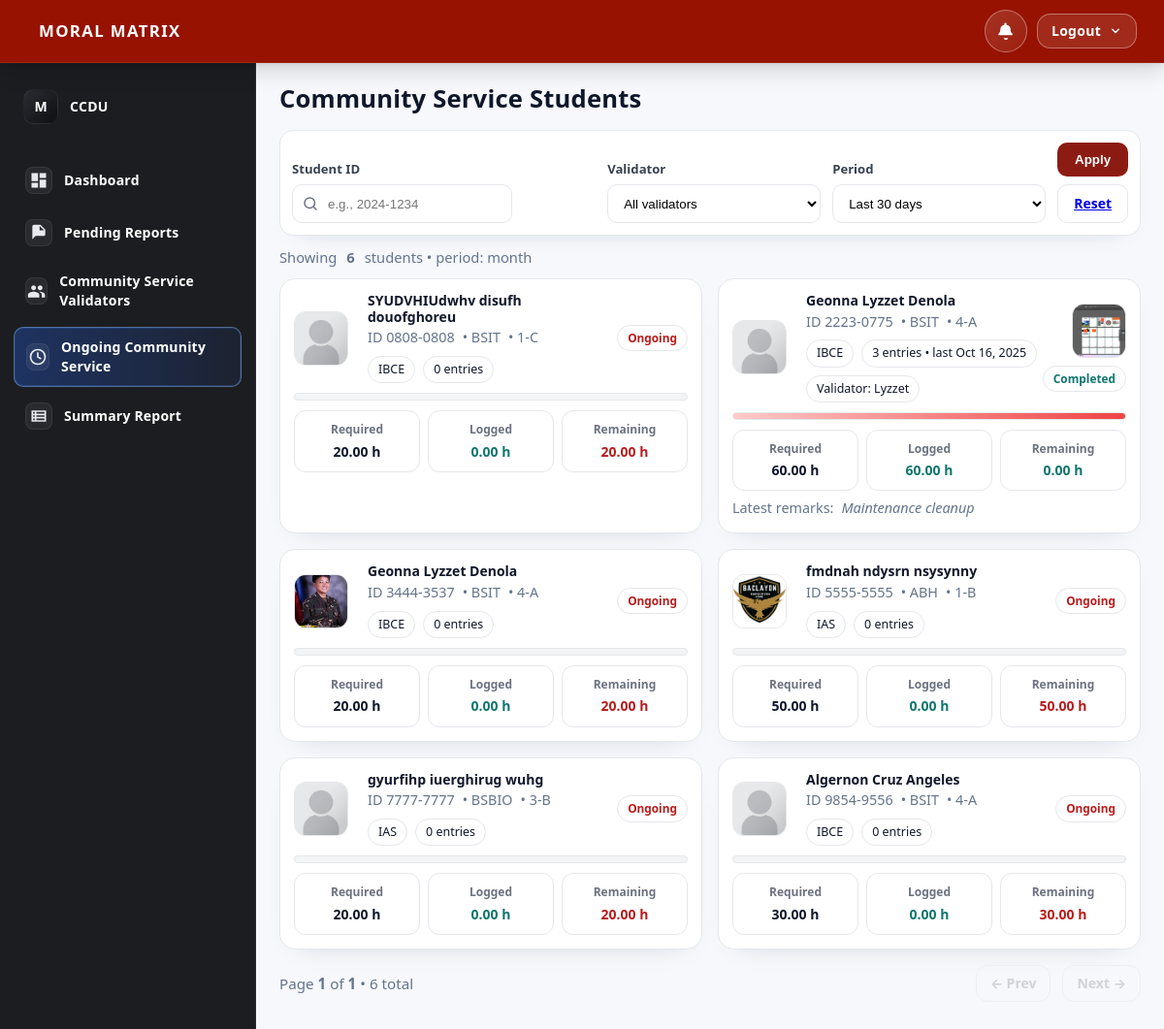
Page /ccdu/community_service.php (signed in) on the committed database.
### tables this page shows
CREATE TABLE `student_account` (
  `record_id` int(11) NOT NULL,
  `student_id` varchar(50) NOT NULL,
  `first_name` varchar(50) NOT NULL,
  `middle_name` varchar(50) NOT NULL,
  `last_name` varchar(50) NOT NULL,
  `mobile` varchar(15) NOT NULL,
  `email` varchar(50) NOT NULL,
  `photo` varchar(255) DEFAULT NULL,
  `institute` varchar(255) DEFAULT NULL,
  `course` varchar(255) DEFAULT NULL,
  `level` int(11) DEFAULT NULL,
  `section` varchar(50) DEFAULT NULL,
  `guardian` varchar(50) DEFAULT NULL,
  `guardian_mobile` varchar(15) DEFAULT NULL,
  `created_at` timestamp NOT NULL DEFAULT current_timestamp(),
  `updated_at` timestamp NOT NULL DEFAULT current_timestamp() ON UPDATE current_timestamp(),
  `change_pass` tinyint(1) DEFAULT 1
);

CREATE TABLE `community_service_entries` (
  `entry_id` int(11) NOT NULL,
  `student_id` varchar(20) NOT NULL,
  `violation_id` int(11) DEFAULT NULL,
  `validator_id` int(11) DEFAULT NULL,
  `hours` decimal(5,2) NOT NULL,
  `remarks` varchar(255) DEFAULT NULL,
  `comment` text DEFAULT NULL,
  `photo_paths` text DEFAULT NULL,
  `service_date` date DEFAULT curdate(),
  `created_at` datetime DEFAULT current_timestamp()
);

CREATE TABLE `validator_account` (
  `validator_id` int(11) NOT NULL,
  `v_username` varchar(50) NOT NULL,
  `v_password` varchar(255) NOT NULL,
  `created_at` datetime DEFAULT current_timestamp(),
  `expires_at` datetime NOT NULL,
  `active` tinyint(1) DEFAULT 1,
  `email` varchar(50) NOT NULL,
  `validator_type` enum('inside','outside') NOT NULL DEFAULT 'inside',
  `designation` varchar(100) DEFAULT NULL
);

### ccdu/community_service.php (the view, shortened to what this page needs)
<?php
$conn = new mysqli(
  $database_settings['servername'],
  $database_settings['username'],
  $database_settings['password'],
  $database_settings['dbname']
);
$studentFilter = isset($_GET['student_id']) ? trim($_GET['student_id']) : '';
$validatorId   = isset($_GET['validator_id']) ? (int)$_GET['validator_id'] : 0;
$period        = isset($_GET['period']) ? strtolower(trim($_GET['period'])) : 'month';
$page    = isset($_GET['page']) ? max(1, (int)$_GET['page']) : 1;
$perPage = isset($_GET['per_page']) ? max(1, min(48, (int)$_GET['per_page'])) : 6;
$today = new DateTime('today');
switch ($period) {
  case 'month':
  default:      $startDate = (clone $today)->modify('-30 days'); break;
}
$hasEntries = false;
if ($res = $conn->query("SHOW TABLES LIKE 'community_service_entries'")) {
  $hasEntries = ($res->num_rows > 0);
}
function evidence_url_ccdu(string $p): string {
  $p = trim($p);
  $p = ltrim($p, '/');
  if (strpos($p, 'uploads/') === 0) return '../validator/' . $p;
  return '../validator/uploads/' . $p;
}
function student_profile_url(array $student): string {
  $file = !empty($student['photo']) ? $student['photo'] : 'placeholder.png';
  $fs   = __DIR__ . '/../admin/uploads/' . $file;
  return is_file($fs) ? ('../admin/uploads/' . $file) : '../admin/uploads/placeholder.png';
}
function compute_required_hours(mysqli $conn, string $student_id): float {
  $hasStatus = false;
  if ($r = $conn->query("SHOW COLUMNS FROM student_violation LIKE 'status'")) { $hasStatus = ($r->num_rows > 0); $r->close(); }
  $sql = "SELECT offense_category FROM student_violation WHERE student_id = ? ";
  if ($hasStatus) $sql .= "AND LOWER(status) NOT IN ('void','voided','canceled','cancelled') ";
  $sql .= "ORDER BY reported_at ASC, violation_id ASC";
  $grave = 0; $bucket = 0;
  $st = $conn->prepare($sql);
  $st->bind_param("s", $student_id);
  $st->execute();
  $res = $st->get_result();
  while ($row = $res->fetch_assoc()) {
    $raw = strtolower(trim((string)$row['offense_category']));
    $isGrave = (preg_match('/\bgrave\b/i', $raw) && !preg_match('/\bless\b/i', $raw));
    if ($isGrave) $grave++; else $bucket++;
  }
  return ($grave * 20) + (intdiv($bucket, 3) * 10);
}
function total_logged_hours(mysqli $conn, string $student_id): float {
  $sum = $conn->prepare("SELECT COALESCE(SUM(hours),0) FROM community_service_entries WHERE student_id = ?");
  $sum->bind_param("s", $student_id);
  $sum->execute(); $sum->bind_result($h); $sum->fetch(); $sum->close();
  return (float)$h;
}
function latest_entry(mysqli $conn, string $student_id, ?string $minServiceDate, int $validatorId): ?array {
  $sql = "
    SELECT e.entry_id, e.service_date, e.created_at, e.hours, e.remarks, e.comment, e.photo_paths,
           e.violation_id, e.validator_id, va.v_username
    FROM community_service_entries e
    LEFT JOIN validator_account va ON va.validator_id = e.validator_id
    WHERE e.student_id = ?
  ";
  $types = 's'; $params = [$student_id];
  if ($minServiceDate)  { $sql .= " AND e.service_date >= ?"; $types .= 's'; $params[] = $minServiceDate; }
  $sql .= " ORDER BY e.service_date DESC, e.created_at DESC, e.entry_id DESC LIMIT 1";
  $st = $conn->prepare($sql);
  $st->bind_param($types, ...$params);
  $st->execute();
  $res = $st->get_result();
  $row = $res->fetch_assoc();
  return $row ?: null;
}
function count_entries(mysqli $conn, string $student_id, ?string $minServiceDate, int $validatorId): int {
  $sql = "SELECT COUNT(*) FROM community_service_entries WHERE student_id = ?";
  $types = 's'; $params = [$student_id];
  if ($minServiceDate)  { $sql .= " AND service_date >= ?"; $types .= 's'; $params[] = $minServiceDate; }
  $st = $conn->prepare($sql);
  $st->bind_param($types, ...$params);
  $st->execute(); $st->bind_result($c); $st->fetch(); $st->close();
  return (int)$c;
}
function ongoing_student_ids(mysqli $conn, bool $hasEntries): array {
  $hasStatus = false;
  if ($r = $conn->query("SHOW COLUMNS FROM student_violation LIKE 'status'")) { $hasStatus = ($r->num_rows > 0); $r->close(); }
  $sqlReq = "
    SELECT student_id,
      SUM(CASE WHEN (LOWER(offense_category) LIKE '%grave%' AND LOWER(offense_category) NOT LIKE '%less%')
               THEN 1 ELSE 0 END) AS grave_cnt,
      SUM(CASE WHEN NOT (LOWER(offense_category) LIKE '%grave%' AND LOWER(offense_category) NOT LIKE '%less%')
               THEN 1 ELSE 0 END) AS non_grave_cnt
    FROM student_violation
  ";
  if ($hasStatus) $sqlReq .= " WHERE LOWER(status) NOT IN ('void','voided','canceled','cancelled') ";
  $sqlReq .= " GROUP BY student_id";
  $requiredByStudent = [];
  if ($rs = $conn->query($sqlReq)) {
    while ($row = $rs->fetch_assoc()) {
      $sid = (string)$row['student_id'];
      $grave = (int)($row['grave_cnt'] ?? 0);
      $minor = (int)($row['non_grave_cnt'] ?? 0);
      $requiredByStudent[$sid] = ($grave * 20) + (intdiv($minor, 3) * 10);
    }
  }
  $loggedByStudent = [];
  if ($hasEntries) {
    if ($rs = $conn->query("SELECT student_id, COALESCE(SUM(hours),0) AS total FROM community_service_entries GROUP BY student_id")) {
      while ($row = $rs->fetch_assoc()) {
        $loggedByStudent[(string)$row['student_id']] = (float)$row['total'];
      }
    }
  }
  $ongoing = [];
  foreach ($requiredByStudent as $sid => $req) {
    $logged = (float)($loggedByStudent[$sid] ?? 0.0);
    if ($req > 0 && $req - $logged > 0.00001) $ongoing[$sid] = true;
  }
  return array_keys($ongoing);
}
$studentIds = [];
if ($hasEntries) {
  $sql = "SELECT DISTINCT e.student_id FROM community_service_entries e WHERE 1=1";
  $types = ''; $params = [];
  if ($startDate)            { $sql .= " AND e.service_date >= ?"; $types .= 's'; $params[] = $startDate->format('Y-m-d'); }
  $sql .= " ORDER BY e.student_id ASC";
  $st = $conn->prepare($sql);
  if ($types !== '') $st->bind_param($types, ...$params);
  $st->execute();
  $res = $st->get_result();
  while ($row = $res->fetch_assoc()) $studentIds[] = $row['student_id'];
}
$ongoingIds = ongoing_student_ids($conn, $hasEntries);
$studentIds = array_values(array_unique(array_merge($studentIds, $ongoingIds)));
sort($studentIds, SORT_STRING);
$cards = [];
if (!empty($studentIds)) {
  $stStudent = $conn->prepare("
    SELECT student_id, first_name, middle_name, last_name, course, level, section, institute, photo
    FROM student_account WHERE student_id = ?
  ");
  foreach ($studentIds as $sid) {
    $stStudent->bind_param("s", $sid);
    $stStudent->execute();
    $student = $stStudent->get_result()->fetch_assoc() ?: ['student_id'=>$sid,'first_name'=>'','middle_name'=>'','last_name'=>'','course'=>'','level'=>'','section'=>'','institute'=>'','photo'=>''];
    $name = trim(implode(' ', array_filter([$student['first_name'] ?? '', $student['middle_name'] ?? '', $student['last_name'] ?? ''])));
    $ys   = trim(($student['level'] ?? '') . ((!empty($student['level']) && !empty($student['section'])) ? '-' : '') . ($student['section'] ?? ''));
    $profileUrl = student_profile_url($student);
    $required = compute_required_hours($conn, $sid);
    $logged   = total_logged_hours($conn, $sid);
    $remaining= max(0, $required - $logged);
    $latest   = latest_entry($conn, $sid, $startDate ? $startDate->format('Y-m-d') : null, $validatorId);
    $inCount  = $hasEntries ? count_entries($conn, $sid, $startDate ? $startDate->format('Y-m-d') : null, $validatorId) : 0;
    $thumbUrl = '';
    if ($latest && !empty($latest['photo_paths'])) {
      $dec = json_decode($latest['photo_paths'], true);
      if (is_array($dec) && !empty($dec)) $thumbUrl = evidence_url_ccdu((string)$dec[0]);
    }
    $cards[] = [
      'student_id'   => $sid,
      'name'         => $name,
      'course'       => $student['course'] ?? '',
      'yearsection'  => $ys,
      'institute'    => $student['institute'] ?? '',
      'profile'      => $profileUrl,
      'required'     => $required,
      'logged'       => $logged,
      'remaining'    => $remaining,
      'inCount'      => $inCount,
      'latest'       => $latest,
      'thumb'        => $thumbUrl,
    ];
  }
}
$totalResults = count($cards);
$totalPages  = max(1, (int)ceil($totalResults / $perPage));
$page        = min($page, $totalPages);
$offset      = ($page - 1) * $perPage;
$cardsPage   = array_slice($cards, $offset, $perPage);
?>
<!doctype html>
<html lang="en">
<head>
</head>
<body>
<?php include __DIR__ . '/../includes/header.php'; ?>
<div id="mmcs" class="mmcs">
  <main id="mmcs-shell" class="mmcs-shell">
    <div class="mmcs-container">
      <div class="pagehead">
        <h1>Community Service Students</h1>
      </div>
      <form class="filter" method="get" action="">
        <div class="field grow">
          <label for="student_id">Student ID</label>
          <div class="input-icon">
            <input
              type="text"
              id="student_id"
              name="student_id"
              value="<?= htmlspecialchars($studentFilter) ?>"
              placeholder="e.g., 2024-1234"
              inputmode="numeric"
              title="Search by Student ID">
          </div>
        </div>
        <div class="field" style="min-width:220px">
          <label for="validator_id">Validator</label>
          <select id="validator_id" name="validator_id">
            <option value="0">All validators</option>
          </select>
        </div>
        <div class="field" style="min-width:220px">
          <label for="period">Period</label>
          <select id="period" name="period">
            <option value="month" <?= $period==='month'?'selected':'' ?>>Last 30 days</option>
          </select>
        </div>
        <div class="field" style="min-width:auto;display:flex;gap:8px;">
          <button class="btn primary" type="submit">Apply</button>
          <a class="btn" href="community_service.php" title="Reset filters">Reset</a>
        </div>
      </form>
      <?php if (!$hasEntries && empty($cards)): ?>
        <div class="empty">No <code>community_service_entries</code> table found and no students with ongoing community service.</div>
      <?php elseif (empty($cardsPage)): ?>
        <div class="empty">No students match your filters.</div>
      <?php else: ?>
        <div class="summary">
          Showing <strong><?= count($cardsPage) ?></strong> student<?= count($cardsPage)===1?'':'s' ?>
          <?= $period!=='all' ? ' • period: '.$period : '' ?>
        </div>
        <div class="grid">
          <?php foreach ($cardsPage as $c):
            $latest = $c['latest'];
            $lastDate = $latest ? ($latest['service_date'] ?? $latest['created_at']) : null;
            $detailsUrl = 'community_service_view.php?student_id=' . urlencode($c['student_id']);
            $req = max(0.0, (float)$c['required']);
            $log = max(0.0, (float)$c['logged']);
            $rem = max(0.0, (float)$c['remaining']);
            $pct = ($req > 0.000001) ? min(100, max(0, round(($log / $req) * 100))) : ($log > 0 ? 100 : 0);
            $done = ($rem <= 0.00001);
          ?>
            <a class="card js-student-card" href="<?= $detailsUrl ?>" data-modal-url="<?= $detailsUrl ?>" aria-label="Open details for <?= htmlspecialchars($c['name'] ?: $c['student_id']) ?>">
              <div class="card-top">
                <img class="avatar" src="<?= htmlspecialchars($c['profile']) ?>" alt="Student">
                <div>
                  <div class="title"><?= htmlspecialchars($c['name'] ?: $c['student_id']) ?></div>
                  <div class="meta">
                    <span>ID <?= htmlspecialchars($c['student_id']) ?></span>
                    <?php if ($c['course']): ?><span>• <?= htmlspecialchars($c['course']) ?></span><?php endif; ?>
                    <?php if ($c['yearsection']): ?><span>• <?= htmlspecialchars($c['yearsection']) ?></span><?php endif; ?>
                  </div>
                  <div class="chips">
                    <?php if ($c['institute']): ?><span class="chip"><?= htmlspecialchars($c['institute']) ?></span><?php endif; ?>
                    <span class="chip"><?= (int)$c['inCount'] ?> entr<?= $c['inCount']==1?'y':'ies' ?><?= $lastDate ? ' • last '.htmlspecialchars(date('M d, Y', strtotime($lastDate))) : '' ?></span>
                    <?php if ($latest && !empty($latest['v_username'])): ?>
                      <span class="chip">Validator: <?= htmlspecialchars($latest['v_username']) ?></span>
                    <?php endif; ?>
                  </div>
                </div>
                <div class="aside">
                  <?php if ($c['thumb']): ?>
                    <img class="thumb" src="<?= htmlspecialchars($c['thumb']) ?>" alt="Latest evidence">
                  <?php endif; ?>
                  <span class="badge <?= $done ? 'ok' : 'warn' ?>"><?= $done ? 'Completed' : 'Ongoing' ?></span>
                </div>
              </div>
              <div class="progress" aria-hidden="true" title="Logged <?= number_format($log,2) ?> of <?= number_format($req,2) ?> hours">
                <span style="width: <?= $pct ?>%"></span>
              </div>
              <div class="stats" aria-label="Service hours">
                <div class="stat"><b>Required</b><div class="val"><?= number_format($req, 2) ?> h</div></div>
                <div class="stat"><b>Logged</b><div class="val ok"><?= number_format($log, 2) ?> h</div></div>
                <div class="stat"><b>Remaining</b><div class="val <?= $rem>0?'warn':'ok' ?>"><?= number_format($rem, 2) ?> h</div></div>
              </div>
              <?php if ($latest && !empty($latest['remarks'])): ?>
                <div class="meta" style="margin-top:8px">Latest remarks: <em><?= htmlspecialchars($latest['remarks']) ?></em></div>
              <?php endif; ?>
            </a>
          <?php endforeach; ?>
        </div>
        <div class="pager" role="navigation" aria-label="Pagination">
          <?php $prevDisabled = $page <= 1; $nextDisabled = $page >= $totalPages; ?>
          <div class="pager-info">
            Page <b><?= (int)$page ?></b> of <b><?= (int)$totalPages ?></b> • <?= (int)$totalResults ?> total
          </div>
          <div class="pager-actions">
            <a class="btn" href="<?= $prevDisabled ? '#' : cs_qs(['page'=>max(1,$page-1)]) ?>" <?= $prevDisabled?'aria-disabled="true" tabindex="-1"':'' ?>>&larr; Prev</a>
            <a class="btn" href="<?= $nextDisabled ? '#' : cs_qs(['page'=>min($totalPages,$page+1)]) ?>" <?= $nextDisabled?'aria-disabled="true" tabindex="-1"':'' ?>>Next &rarr;</a>
          </div>
        </div>
      <?php endif; ?>
    </div>
  </main>
</div>
</body>
</html>

### rows in the picture
student_account: student_id "SYUDVHIUdwhv disufh douofghoreu", student "0808-0808", course "BSIT", yearsection "1-C", institute "IBCE", inCount "0", shows "Ongoing", req "20.00", log "0.00", rem "20.00"
student_account: student_id "Geonna Lyzzet Denola", student "2223-0775", course "BSIT", yearsection "4-A", institute "IBCE", inCount "3", shows "Completed", $pct 100 (drawn), req "60.00", log "60.00", rem "0.00"
community_service_entries: service_date "Oct 16, 2025", remarks "Maintenance cleanup"
validator_account: v_username "Lyzzet"
student_account: shows a picture, student_id "Geonna Lyzzet Denola", student "3444-3537", course "BSIT", yearsection "4-A", institute "IBCE", inCount "0", shows "Ongoing", req "20.00", log "0.00", rem "20.00"
student_account: shows a picture, student_id "fmdnah ndysrn nsysynny", student "5555-5555", course "ABH", yearsection "1-B", institute "IAS", inCount "0", shows "Ongoing", req "50.00", log "0.00", rem "50.00"
student_account: student_id "gyurfihp iuerghirug wuhg", student "7777-7777", course "BSBIO", yearsection "3-B", institute "IAS", inCount "0", shows "Ongoing", req "20.00", log "0.00", rem "20.00"
student_account: student_id "Algernon Cruz Angeles", student "9854-9556", course "BSIT", yearsection "4-A", institute "IBCE", inCount "0", shows "Ongoing", req "30.00", log "0.00", rem "30.00"

### other values in the picture
count($cardsPage) "6"
$period "month"
$page "1"
$totalPages "1"
$totalResults "6"
